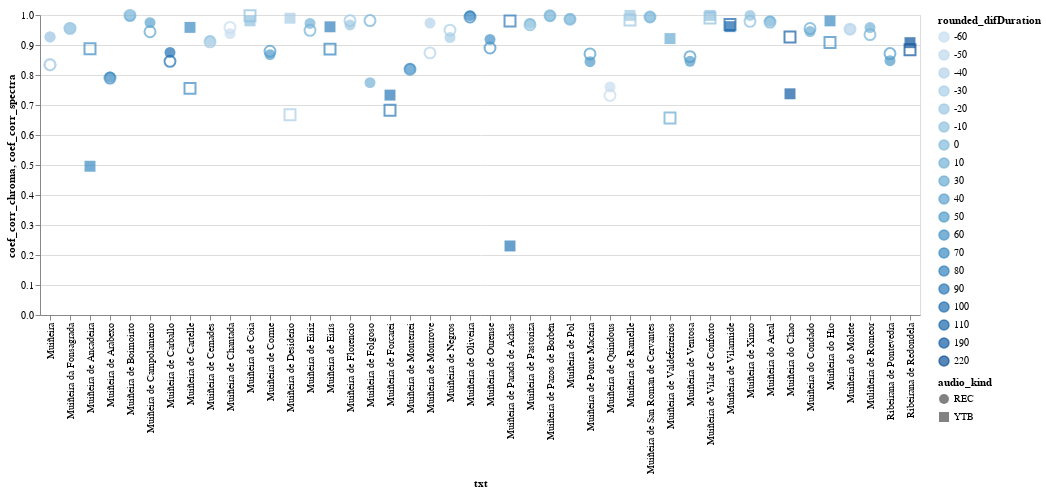

Write notebook code for a chart like this one.
### Markdown cell above
On this first figure, for each muiñeira the *coef_corr_chroma* is represented with an empty mark and the *coeff_corr_spectra* with a filled mark. Then the darkest colors are the one with greater difference on duration of audio. Finally the squares represent audios from youtube and the circles audio recordings.

### Code cell
import altair as alt
alt.Chart(df).mark_point(filled=True, size = 120).encode(
    x='txt:N',
    y='coef_corr_chroma:Q',
    shape = 'audio_kind:N',
    color = 'rounded_difDuration:O'
)+ alt.Chart(df).mark_point(color="red",filled=False, size=120).encode(
    x='txt:N',
    y='coef_corr_spectra:Q',
    shape = 'audio_kind:N',
    color = 'rounded_difDuration:O'
)

### Figure 1 — Vega-Lite specification as saved in the notebook (floating-point values rounded to 4 significant figures)
{"config": {"view": {"continuousWidth": 400, "continuousHeight": 300}}, "layer": [{"mark": {"type": "point", "filled": true, "size": 120}, "encoding": {"color": {"field": "rounded_difDuration", "type": "ordinal"}, "shape": {"field": "audio_kind", "type": "nominal"}, "x": {"field": "txt", "type": "nominal"}, "y": {"field": "coef_corr_chroma", "type": "quantitative"}}}, {"mark": {"type": "point", "color": "red", "filled": false, "size": 120}, "encoding": {"color": {"field": "rounded_difDuration", "type": "ordinal"}, "shape": {"field": "audio_kind", "type": "nominal"}, "x": {"field": "txt", "type": "nominal"}, "y": {"field": "coef_corr_spectra", "type": "quantitative"}}}], "data": {"name": "data-93c6960c1628f0f79a64a2645b840a1d"}, "$schema": "https://vega.github.io/schema/vega-lite/v4.17.0.json", "datasets": {"data-93c6960c1628f0f79a64a2645b840a1d": [{"txt": "Muiñeira da Fonsagrada", "distance_chroma": 16.77, "distance_spectra": 19.77, "distance_total": "Chroma", "coef_corr_chroma": 0.9545, "corr_total": "Spectra", "coef_corr_spectra": 0.9555, "id": 130, "keyMidi": "C", "tempoMidi": 120.0, "durationMidi": 82.25, "keyWAV": "C", "tempoWAV": 117.2, "durationWav": 45.38, "name": "Muiñeira da Fonsagrada", "key": "C major", "time_signature": "6/8", "ratio_negras_corcheas": "0.1195652173913043", "muiñeira_type": "C1", "location": "A Fonsagrada, Lugo", "lat": "431.248.311", "lon": "-70.676.605", "classification": "A Fonsagrada-Asturias", "province": "LU", "audio_kind": "REC", "difDuration": -36.87, "rounded_difDuration": -40.0}, {"txt": "Muiñeira da Fonsagrada", "distance_chroma": 16.77, "distance_spectra": 19.77, "distance_total": "Chroma", "coef_corr_chroma": 0.9545, "corr_total": "Spectra", "coef_corr_spectra": 0.9555, "id": 260, "keyMidi": "C", "tempoMidi": 120.0, "durationMidi": 116.8, "keyWAV": "C", "tempoWAV": 112.2, "durationWav": 96.59, "name": "Muiñeira da Fonsagrada", "key": "C major", "time_signature": "6/8", "ratio_negras_corcheas": "0.0814814814814814", "muiñeira_type": "C2", "location": "A Fonsagrada, Lugo", "lat": "431.248.311", "lon": "-70.676.605", "classification": "A Fonsagrada-Asturias", "province": "LU", "audio_kind": "REC", "difDuration": -20.16, "rounded_difDuration": -20.0}, {"txt": "Muiñeira de Oliveira", "distance_chroma": 7.893, "distance_spectra": 7.949, "distance_total": "Chroma", "coef_corr_chroma": 0.9979, "corr_total": "Chroma", "coef_corr_spectra": 0.9933, "id": 126, "keyMidi": "C", "tempoMidi": 80.0, "durationMidi": 61.0, "keyWAV": "C", "tempoWAV": 129.5, "durationWav": 140.9, "name": "Muiñeira de Oliveira", "key": "C major", "time_signature": "6/8", "ratio_negras_corcheas": "0.96", "muiñeira_type": null, "location": "Santiago de Oliveira, Ponteareas, Pontevedra", "lat": "421.822.609", "lon": "-84.523.004", "classification": "Rias Baixas", "province": "PO", "audio_kind": "REC", "difDuration": 79.95, "rounded_difDuration": 80.0}, {"txt": "Muiñeira do Hío", "distance_chroma": 29.17, "distance_spectra": 50.82, "distance_total": "Chroma", "coef_corr_chroma": 0.9804, "corr_total": "Chroma", "coef_corr_spectra": 0.9083, "id": 416, "keyMidi": "C", "tempoMidi": 120.0, "durationMidi": 68.75, "keyWAV": "C", "tempoWAV": 142.7, "durationWav": 139.1, "name": "Muiñeira do Hío", "key": "C major", "time_signature": "6/8", "ratio_negras_corcheas": "0.1785714285714285", "muiñeira_type": "C1", "location": "Hío, Cangas, Pontevedra", "lat": "422.728.376", "lon": "-8.841.498", "classification": "Rias Baixas", "province": "PO", "audio_kind": "YTB", "difDuration": 70.31, "rounded_difDuration": 70.0}, {"txt": "Muiñeira de Negros", "distance_chroma": 18.56, "distance_spectra": 6.593, "distance_total": "Spectra", "coef_corr_chroma": 0.9248, "corr_total": "Spectra", "coef_corr_spectra": 0.9496, "id": 287, "keyMidi": "C", "tempoMidi": 120.0, "durationMidi": 74.5, "keyWAV": "C", "tempoWAV": 90.64, "durationWav": 46.07, "name": "Muiñeira de Negros", "key": "C major", "time_signature": "6/8", "ratio_negras_corcheas": "0.3444444444444444", "muiñeira_type": "C1", "location": "Negros, Redondela, Pontevedra", "lat": "422.598.627", "lon": "-86.216.602", "classification": "Rias Baixas", "province": "PO", "audio_kind": "REC", "difDuration": -28.43, "rounded_difDuration": -30.0}, {"txt": "Muiñeira de Parada de Achas", "distance_chroma": 96.8, "distance_spectra": 41.89, "distance_total": "Spectra", "coef_corr_chroma": 0.2301, "corr_total": "Spectra", "coef_corr_spectra": 0.9802, "id": 362, "keyMidi": "C", "tempoMidi": 119.9, "durationMidi": 28.25, "keyWAV": "C", "tempoWAV": 142.6, "durationWav": 115.4, "name": "Muiñeira de Parada de Achas", "key": "c minor", "time_signature": "6/8", "ratio_negras_corcheas": "0.1506849315068493", "muiñeira_type": null, "location": "Parada de Achas, A Cañiza, Pontevedra", "lat": "42.173.403", "lon": "-830.473.225", "classification": "Rias Baixas", "province": "PO", "audio_kind": "YTB", "difDuration": 87.2, "rounded_difDuration": 90.0}, {"txt": "Muiñeira do Molete", "distance_chroma": 16.55, "distance_spectra": 19.19, "distance_total": "Chroma", "coef_corr_chroma": 0.9522, "corr_total": "Spectra", "coef_corr_spectra": 0.9528, "id": 317, "keyMidi": "C", "tempoMidi": 80.0, "durationMidi": 82.25, "keyWAV": "C", "tempoWAV": 112.4, "durationWav": 45.38, "name": "Muiñeira do Molete", "key": "C major", "time_signature": "6/8", "ratio_negras_corcheas": "0.2985074626865671", "muiñeira_type": "C2", "location": "Pontevedra", "lat": "426.075.172", "lon": "-84.714.942", "classification": "Rias Baixas", "province": "PO", "audio_kind": "REC", "difDuration": -36.87, "rounded_difDuration": -40.0}, {"txt": "Muiñeira de Vilarmide", "distance_chroma": 7.143, "distance_spectra": 45.2, "distance_total": "Chroma", "coef_corr_chroma": 0.9612, "corr_total": "Spectra", "coef_corr_spectra": 0.9683, "id": 450, "keyMidi": "C", "tempoMidi": 120.0, "durationMidi": 127.2, "keyWAV": "C", "tempoWAV": 124.0, "durationWav": 236.2, "name": "Muiñeira de Vilarmide", "key": "C major", "time_signature": "6/8", "ratio_negras_corcheas": "0.0920245398773006", "muiñeira_type": "C2", "location": "Vilarmide, A Pontenova, Lugo", "lat": "432.789.245", "lon": "-71.913.498", "classification": "A Fonsagrada-Asturias", "province": "LU", "audio_kind": "YTB", "difDuration": 108.9, "rounded_difDuration": 110.0}, {"txt": "Muiñeira do Condado", "distance_chroma": 8.193, "distance_spectra": 9.504, "distance_total": "Chroma", "coef_corr_chroma": 0.9449, "corr_total": "Spectra", "coef_corr_spectra": 0.9551, "id": 203, "keyMidi": "C", "tempoMidi": 120.1, "durationMidi": 68.75, "keyWAV": "C", "tempoWAV": 103.4, "durationWav": 95.82, "name": "Muiñeira do Condado", "key": "C major", "time_signature": "6/8", "ratio_negras_corcheas": "0.1063829787234042", "muiñeira_type": "C1", "location": "O Condado, Pontevedra", "lat": "4.217.671.145", "lon": "-8.488.781.069.275.160", "classification": "Rias Baixas", "province": "PO", "audio_kind": "REC", "difDuration": 27.07, "rounded_difDuration": 30.0}, {"txt": "Muiñeira de Pol", "distance_chroma": 2.763, "distance_spectra": 2.729, "distance_total": "Spectra", "coef_corr_chroma": 0.9863, "corr_total": "Chroma", "coef_corr_spectra": 0.9859, "id": 52, "keyMidi": "C", "tempoMidi": 132.0, "durationMidi": 31.0, "keyWAV": "C", "tempoWAV": 122.5, "durationWav": 45.38, "name": "Muiñeira de Pol", "key": "C major", "time_signature": "6/8", "ratio_negras_corcheas": "0.1294117647058823", "muiñeira_type": "C1", "location": "Pol, Lugo", "lat": "4.314.281.665", "lon": "-7.321.889.132.285.170", "classification": "A Fonsagrada-Asturias", "province": "LU", "audio_kind": "REC", "difDuration": 14.38, "rounded_difDuration": 10.0}, {"txt": "Muiñeira de Ramelle", "distance_chroma": 10.68, "distance_spectra": 16.86, "distance_total": "Chroma", "coef_corr_chroma": 0.9986, "corr_total": "Chroma", "coef_corr_spectra": 0.9834, "id": 341, "keyMidi": "C", "tempoMidi": 120.1, "durationMidi": 82.25, "keyWAV": "C", "tempoWAV": 129.1, "durationWav": 62.62, "name": "Muiñeira de Ramelle", "key": "c minor", "time_signature": "6/8", "ratio_negras_corcheas": "0.108695652173913", "muiñeira_type": "C2", "location": "Ramelle, Friol, Lugo", "lat": "430.338.813", "lon": "-78.263.409", "classification": "Not classified", "province": "LU", "audio_kind": "YTB", "difDuration": -19.63, "rounded_difDuration": -20.0}, {"txt": "Muiñeira de Desiderio", "distance_chroma": 10.66, "distance_spectra": 52.33, "distance_total": "Chroma", "coef_corr_chroma": 0.9893, "corr_total": "Chroma", "coef_corr_spectra": 0.6677, "id": 161, "keyMidi": "C", "tempoMidi": 120.0, "durationMidi": 125.8, "keyWAV": "C", "tempoWAV": 117.2, "durationWav": 95.82, "name": "Muiñeira de Desiderio", "key": "C major", "time_signature": "6/8", "ratio_negras_corcheas": "0.1176470588235294", "muiñeira_type": "C1", "location": "Vilarmide, A Pontenova, Lugo", "lat": "432.789.245", "lon": "-71.913.498", "classification": "A Fonsagrada-Asturias", "province": "LU", "audio_kind": "YTB", "difDuration": -29.93, "rounded_difDuration": -30.0}, {"txt": "Muiñeira de Quindous", "distance_chroma": 16.49, "distance_spectra": 17.82, "distance_total": "Chroma", "coef_corr_chroma": 0.7602, "corr_total": "Chroma", "coef_corr_spectra": 0.7319, "id": 2, "keyMidi": "C", "tempoMidi": 112.3, "durationMidi": 107.8, "keyWAV": "C", "tempoWAV": 117.6, "durationWav": 45.38, "name": "Muiñeira de Quindous", "key": "C major", "time_signature": "6/8", "ratio_negras_corcheas": "0.3125", "muiñeira_type": "C1", "location": "Quindous, Cervantes, Lugo", "lat": "428.556.407", "lon": "-69.957.933", "classification": "Ancares", "province": "LU", "audio_kind": "REC", "difDuration": -62.39, "rounded_difDuration": -60.0}, {"txt": "Muiñeira de Coia", "distance_chroma": 9.114, "distance_spectra": 5.341, "distance_total": "Spectra", "coef_corr_chroma": 0.9805, "corr_total": "Spectra", "coef_corr_spectra": 0.9976, "id": 9, "keyMidi": "C", "tempoMidi": 120.0, "durationMidi": 108.2, "keyWAV": "C", "tempoWAV": 96.9, "durationWav": 102.9, "name": "Muiñeira de Coia", "key": "F major", "time_signature": "6/8", "ratio_negras_corcheas": "0.2188841201716738", "muiñeira_type": "C1", "location": "Coia, Vigo, Pontevedra", "lat": "422.182.924", "lon": "-87.441.073", "classification": "Rias Baixas", "province": "PO", "audio_kind": "YTB", "difDuration": -5.232, "rounded_difDuration": -10.0}, {"txt": "Muiñeira do Chao", "distance_chroma": 162.7, "distance_spectra": 106.1, "distance_total": "Spectra", "coef_corr_chroma": 0.7373, "corr_total": "Spectra", "coef_corr_spectra": 0.9267, "id": 312, "keyMidi": "C", "tempoMidi": 120.0, "durationMidi": 50.5, "keyWAV": "C", "tempoWAV": 132.6, "durationWav": 238.5, "name": "Muiñeira do Chao", "key": "C major", "time_signature": "6/8", "ratio_negras_corcheas": "0.144927536231884", "muiñeira_type": "C1", "location": "O Chao, O Barco de Valdeorras, Ourense", "lat": "424.189.993", "lon": "-69.817.358", "classification": "Not classified", "province": "OU", "audio_kind": "YTB", "difDuration": 188.0, "rounded_difDuration": 190.0}, {"txt": "Muiñeira de Pastoriza", "distance_chroma": 3.146, "distance_spectra": 10.27, "distance_total": "Chroma", "coef_corr_chroma": 0.9718, "corr_total": "Chroma", "coef_corr_spectra": 0.9676, "id": 18, "keyMidi": "C", "tempoMidi": 142.0, "durationMidi": 47.62, "keyWAV": "C", "tempoWAV": 122.9, "durationWav": 45.38, "name": "Muiñeira de Pastoriza", "key": "C major", "time_signature": "6/8", "ratio_negras_corcheas": "0.0571428571428571", "muiñeira_type": "C1", "location": "Pastoriza, Lugo", "lat": "433.000.026", "lon": "-73.511.022", "classification": "A Fonsagrada-Asturias", "province": "LU", "audio_kind": "REC", "difDuration": -2.243, "rounded_difDuration": -0.0}, {"txt": "Muiñeira de Arabexo", "distance_chroma": 6.415, "distance_spectra": 6.453, "distance_total": "Chroma", "coef_corr_chroma": 0.7932, "corr_total": "Chroma", "coef_corr_spectra": 0.7897, "id": 36, "keyMidi": "C", "tempoMidi": 146.2, "durationMidi": 28.12, "keyWAV": "C", "tempoWAV": 117.5, "durationWav": 95.82, "name": "Muiñeira de Arabexo", "key": "C major", "time_signature": "6/8", "ratio_negras_corcheas": "0.1176470588235294", "muiñeira_type": "C1", "location": "Arabexo, Val do Dubra, A Coruña", "lat": "43.068.020.849.999.900", "lon": "-8.657.671.483.625.100", "classification": "Costa do Morte", "province": "CO", "audio_kind": "REC", "difDuration": 67.69, "rounded_difDuration": 70.0}, {"txt": "Muiñeira de Corme", "distance_chroma": 2.857, "distance_spectra": 6.35, "distance_total": "Chroma", "coef_corr_chroma": 0.8679, "corr_total": "Spectra", "coef_corr_spectra": 0.8792, "id": 66, "keyMidi": "C", "tempoMidi": 120.0, "durationMidi": 46.17, "keyWAV": "C", "tempoWAV": 111.8, "durationWav": 95.82, "name": "Muiñeira de Corme", "key": "C major", "time_signature": "6/8", "ratio_negras_corcheas": "0.1475409836065573", "muiñeira_type": "C1", "location": "Corme, Ponteceso, A Coruña", "lat": "432.649.815", "lon": "-89.628.988", "classification": "Costa do Morte", "province": "CO", "audio_kind": "REC", "difDuration": 49.65, "rounded_difDuration": 50.0}, {"txt": "Muiñeira de Vilar de Conforto", "distance_chroma": 6.559, "distance_spectra": 2.303, "distance_total": "Spectra", "coef_corr_chroma": 0.9986, "corr_total": "Chroma", "coef_corr_spectra": 0.9902, "id": 148, "keyMidi": "C", "tempoMidi": 120.0, "durationMidi": 82.25, "keyWAV": "C", "tempoWAV": 119.9, "durationWav": 69.98, "name": "Muiñeira de Vilar de Conforto", "key": "C major", "time_signature": "6/8", "ratio_negras_corcheas": "0.1494252873563218", "muiñeira_type": "C2", "location": "Vilar de Conforto, A Pontenova, Lugo", "lat": "433.604.703", "lon": "-71.525.053.712.882.100", "classification": "A Fonsagrada-Asturias", "province": "LU", "audio_kind": "YTB", "difDuration": -12.27, "rounded_difDuration": -10.0}, {"txt": "Muiñeira de Ancadeira", "distance_chroma": 114.1, "distance_spectra": 42.01, "distance_total": "Spectra", "coef_corr_chroma": 0.4958, "corr_total": "Spectra", "coef_corr_spectra": 0.8876, "id": 414, "keyMidi": "C", "tempoMidi": 119.9, "durationMidi": 122.8, "keyWAV": "C", "tempoWAV": 134.4, "durationWav": 193.9, "name": "Muiñeira de Ancadeira", "key": "C major", "time_signature": "6/8", "ratio_negras_corcheas": "0.2376237623762376", "muiñeira_type": "C2", "location": "A Fonsagrada, Lugo", "lat": "431.248.311", "lon": "-70.676.605", "classification": "A Fonsagrada-Asturias", "province": "LU", "audio_kind": "YTB", "difDuration": 71.16, "rounded_difDuration": 70.0}, {"txt": "Muiñeira de Ventosa", "distance_chroma": 6.9, "distance_spectra": 10.76, "distance_total": "Chroma", "coef_corr_chroma": 0.8456, "corr_total": "Spectra", "coef_corr_spectra": 0.8612, "id": 6, "keyMidi": "C", "tempoMidi": 80.02, "durationMidi": 50.5, "keyWAV": "C", "tempoWAV": 116.7, "durationWav": 95.82, "name": "Muiñeira de Ventosa", "key": "C major", "time_signature": "6/8", "ratio_negras_corcheas": "0.16", "muiñeira_type": "C1", "location": "Ventosa, Pontevedra", "lat": "427.366.955", "lon": "-797.617", "classification": "Not classified", "province": "PO", "audio_kind": "REC", "difDuration": 45.32, "rounded_difDuration": 50.0}, {"txt": "Muiñeira de Eirís", "distance_chroma": 34.14, "distance_spectra": 35.65, "distance_total": "Chroma", "coef_corr_chroma": 0.9607, "corr_total": "Chroma", "coef_corr_spectra": 0.8863, "id": 20, "keyMidi": "C", "tempoMidi": 120.0, "durationMidi": 116.8, "keyWAV": "C", "tempoWAV": 127.0, "durationWav": 195.8, "name": "Muiñeira de Eirís", "key": "C major", "time_signature": "6/8", "ratio_negras_corcheas": "0.09375", "muiñeira_type": "C2", "location": "Eirís, A Coruña, A Coruña", "lat": "433.426.745", "lon": "-8.395.072", "classification": "A Coruña", "province": "CO", "audio_kind": "YTB", "difDuration": 79.02, "rounded_difDuration": 80.0}, {"txt": "Muiñeira de San Román de Cervantes", "distance_chroma": 2.549, "distance_spectra": 2.512, "distance_total": "Spectra", "coef_corr_chroma": 0.9933, "corr_total": "Chroma", "coef_corr_spectra": 0.9932, "id": 92, "keyMidi": "C", "tempoMidi": 120.1, "durationMidi": 34.0, "keyWAV": "C", "tempoWAV": 111.9, "durationWav": 45.38, "name": "Muiñeira de San Román de Cervantes", "key": "C major", "time_signature": "6/8", "ratio_negras_corcheas": "0.3068181818181818", "muiñeira_type": "C1", "location": "San Román, Cervantes, Lugo", "lat": "42.853.731", "lon": "-70.549.167", "classification": "Ancares", "province": "LU", "audio_kind": "REC", "difDuration": 11.38, "rounded_difDuration": 10.0}, {"txt": "Muiñeira de Carballo", "distance_chroma": 5.436, "distance_spectra": 11.28, "distance_total": "Chroma", "coef_corr_chroma": 0.8753, "corr_total": "Chroma", "coef_corr_spectra": 0.8455, "id": 116, "keyMidi": "C", "tempoMidi": 120.0, "durationMidi": 50.5, "keyWAV": "C", "tempoWAV": 128.7, "durationWav": 152.0, "name": "Muiñeira de Carballo", "key": "C major", "time_signature": "6/8", "ratio_negras_corcheas": "0.1234567901234567", "muiñeira_type": "C2", "location": "Carballo, A Coruña", "lat": "432.134.123", "lon": "-86.891.286", "classification": "Costa do Morte", "province": "CO", "audio_kind": "REC", "difDuration": 101.5, "rounded_difDuration": 100.0}, {"txt": "Muiñeira de Folgoso", "distance_chroma": 16.43, "distance_spectra": 16.61, "distance_total": "Chroma", "coef_corr_chroma": 0.7747, "corr_total": "Spectra", "coef_corr_spectra": 0.9814, "id": 413, "keyMidi": "C", "tempoMidi": 80.02, "durationMidi": 89.75, "keyWAV": "C", "tempoWAV": 112.2, "durationWav": 95.82, "name": "Muiñeira de Folgoso", "key": "a minor", "time_signature": "6/8", "ratio_negras_corcheas": "0.5135135135135135", "muiñeira_type": "C1", "location": "Folgoso do Courel, Lugo", "lat": "425.882.486", "lon": "-71.925.449", "classification": "Courel", "province": "LU", "audio_kind": "REC", "difDuration": 6.066, "rounded_difDuration": 10.0}, {"txt": "Muiñeira de Pazos de Borbén", "distance_chroma": 2.916, "distance_spectra": 2.851, "distance_total": "Spectra", "coef_corr_chroma": 0.9975, "corr_total": "Spectra", "coef_corr_spectra": 0.9975, "id": 81, "keyMidi": "C", "tempoMidi": 136.0, "durationMidi": 35.85, "keyWAV": "C", "tempoWAV": 123.7, "durationWav": 45.38, "name": "Muiñeira de Pazos de Borbén", "key": "C major", "time_signature": "6/8", "ratio_negras_corcheas": "19.047.619.047.619.000", "muiñeira_type": "C2", "location": "Pazos de Borbén, Pontevedra", "lat": "422.849.584", "lon": "-8.530.047.868.320.790", "classification": "Rias Baixas", "province": "PO", "audio_kind": "REC", "difDuration": 9.524, "rounded_difDuration": 10.0}, {"txt": "Ribeirana de Pontevedra", "distance_chroma": 6.63, "distance_spectra": 9.674, "distance_total": "Chroma", "coef_corr_chroma": 0.8475, "corr_total": "Spectra", "coef_corr_spectra": 0.8713, "id": 173, "keyMidi": "C", "tempoMidi": 120.0, "durationMidi": 50.5, "keyWAV": "C", "tempoWAV": 117.8, "durationWav": 95.82, "name": "Ribeirana de Pontevedra", "key": "C major", "time_signature": "6/8", "ratio_negras_corcheas": "0.0625", "muiñeira_type": "C2", "location": "Pontevedra, Pontevedra", "lat": "424.318.876", "lon": "-86.431.592", "classification": "Rias Baixas", "province": "PO", "audio_kind": "REC", "difDuration": 45.32, "rounded_difDuration": 50.0}, {"txt": "Muiñeira de Boimoirto", "distance_chroma": 4.257, "distance_spectra": 1.959, "distance_total": "Spectra", "coef_corr_chroma": 0.9958, "corr_total": "Spectra", "coef_corr_spectra": 0.9987, "id": 42, "keyMidi": "C", "tempoMidi": 130.0, "durationMidi": 84.23, "keyWAV": "C", "tempoWAV": 112.8, "durationWav": 95.82, "name": "Muiñeira de Boimoirto", "key": "C major", "time_signature": "6/8", "ratio_negras_corcheas": "0.1195652173913043", "muiñeira_type": "C2", "location": "Boimorto, A Coruña", "lat": "430.074.402", "lon": "-81.269.242", "classification": "Not classified", "province": "CO", "audio_kind": "REC", "difDuration": 11.59, "rounded_difDuration": 10.0}, {"txt": "Muiñeira de Eiriz", "distance_chroma": 9.754, "distance_spectra": 19.76, "distance_total": "Chroma", "coef_corr_chroma": 0.9719, "corr_total": "Chroma", "coef_corr_spectra": 0.9488, "id": 78, "keyMidi": "C", "tempoMidi": 80.0, "durationMidi": 82.25, "keyWAV": "C", "tempoWAV": 117.8, "durationWav": 95.82, "name": "Muiñeira de Eiriz", "key": "C major", "time_signature": "6/8", "ratio_negras_corcheas": "0.4680851063829787", "muiñeira_type": "C2", "location": "Eiriz, Folgoso do Courel, Lugo", "lat": "425.894.237", "lon": "-72.220.799", "classification": "Courel", "province": "LU", "audio_kind": "REC", "difDuration": 13.57, "rounded_difDuration": 10.0}, {"txt": "Muiñeira de Ponte Maceira", "distance_chroma": 6.862, "distance_spectra": 10.53, "distance_total": "Chroma", "coef_corr_chroma": 0.8445, "corr_total": "Spectra", "coef_corr_spectra": 0.8702, "id": 135, "keyMidi": "C", "tempoMidi": 120.0, "durationMidi": 50.5, "keyWAV": "C", "tempoWAV": 112.4, "durationWav": 95.82, "name": "Muiñeira de Ponte Maceira", "key": "C major", "time_signature": "6/8", "ratio_negras_corcheas": "0.0", "muiñeira_type": "C2", "location": "Ponte Maceira, Negreira, A Coruña", "lat": "42.905.445", "lon": "-86.962.309", "classification": "Costa do Morte", "province": "CO", "audio_kind": "REC", "difDuration": 45.32, "rounded_difDuration": 50.0}, {"txt": "Muiñeira de Campolameiro", "distance_chroma": 5.656, "distance_spectra": 7.341, "distance_total": "Chroma", "coef_corr_chroma": 0.9746, "corr_total": "Chroma", "coef_corr_spectra": 0.9441, "id": 29, "keyMidi": "C", "tempoMidi": 130.0, "durationMidi": 51.0, "keyWAV": "C", "tempoWAV": 111.2, "durationWav": 95.82, "name": "Muiñeira de Campolameiro", "key": "C major", "time_signature": "6/8", "ratio_negras_corcheas": "0.0377358490566037", "muiñeira_type": "C1", "location": "Campolameiro, Pontevedra", "lat": "425.422.912", "lon": "-8.540.772.255.060.590", "classification": "Rias Baixas", "province": "PO", "audio_kind": "REC", "difDuration": 44.82, "rounded_difDuration": 40.0}, {"txt": "Muiñeira de Ourense", "distance_chroma": 34.43, "distance_spectra": 40.42, "distance_total": "Chroma", "coef_corr_chroma": 0.9184, "corr_total": "Chroma", "coef_corr_spectra": 0.8901, "id": 273, "keyMidi": "C", "tempoMidi": 120.0, "durationMidi": 114.5, "keyWAV": "C", "tempoWAV": 127.0, "durationWav": 175.7, "name": "Muiñeira de Ourense", "key": "C major", "time_signature": "6/8", "ratio_negras_corcheas": "0.0384615384615384", "muiñeira_type": "C1", "location": "Ourense, Ourense", "lat": "423.436.415", "lon": "-78.674.242", "classification": "Not classified", "province": "OU", "audio_kind": "REC", "difDuration": 61.22, "rounded_difDuration": 60.0}, {"txt": "Muiñeira", "distance_chroma": 20.51, "distance_spectra": 36.4, "distance_total": "Chroma", "coef_corr_chroma": 0.9268, "corr_total": "Chroma", "coef_corr_spectra": 0.8343, "id": 96, "keyMidi": "C", "tempoMidi": 119.9, "durationMidi": 89.75, "keyWAV": "C", "tempoWAV": 117.9, "durationWav": 45.38, "name": "Muiñeira", "key": "C major", "time_signature": "6/8", "ratio_negras_corcheas": "0.1276595744680851", "muiñeira_type": "C1", "location": "Vilarmide, A Pontenova, Lugo", "lat": "432.789.245", "lon": "-71.913.498", "classification": "A Fonsagrada-Asturias", "province": "LU", "audio_kind": "REC", "difDuration": -44.37, "rounded_difDuration": -40.0}, {"txt": "Muiñeira", "distance_chroma": 20.51, "distance_spectra": 36.4, "distance_total": "Chroma", "coef_corr_chroma": 0.9268, "corr_total": "Chroma", "coef_corr_spectra": 0.8343, "id": 93, "keyMidi": "C", "tempoMidi": 80.01, "durationMidi": 92.5, "keyWAV": "C", "tempoWAV": 115.0, "durationWav": 45.38, "name": "Muiñeira", "key": "C major", "time_signature": "6/8", "ratio_negras_corcheas": "0.3333333333333333", "muiñeira_type": "C2", "location": "Navia de Suarna, Lugo", "lat": "429.644.848", "lon": "-695.678.939.929.841", "classification": "Ancares", "province": "LU", "audio_kind": "REC", "difDuration": -47.12, "rounded_difDuration": -50.0}, {"txt": "Muiñeira", "distance_chroma": 20.51, "distance_spectra": 36.4, "distance_total": "Chroma", "coef_corr_chroma": 0.9268, "corr_total": "Chroma", "coef_corr_spectra": 0.8343, "id": 97, "keyMidi": "C", "tempoMidi": 80.0, "durationMidi": 88.25, "keyWAV": "C", "tempoWAV": 117.0, "durationWav": 45.38, "name": "Muiñeira", "key": "C major", "time_signature": "6/8", "ratio_negras_corcheas": "0.4126984126984127", "muiñeira_type": "C1", "location": "Vilarmide, A Pontenova, Lugo", "lat": "432.789.245", "lon": "-71.913.498", "classification": "A Fonsagrada-Asturias", "province": "LU", "audio_kind": "REC", "difDuration": -42.87, "rounded_difDuration": -40.0}, {"txt": "Ribeirana de Redondela", "distance_chroma": 62.77, "distance_spectra": 78.01, "distance_total": "Chroma", "coef_corr_chroma": 0.9078, "corr_total": "Chroma", "coef_corr_spectra": 0.8844, "id": 445, "keyMidi": "C", "tempoMidi": 120.0, "durationMidi": 26.5, "keyWAV": "C", "tempoWAV": 126.6, "durationWav": 246.0, "name": "Ribeirana de Redondela", "key": "C major", "time_signature": "6/8", "ratio_negras_corcheas": "0.2419354838709677", "muiñeira_type": "C1", "location": "Redondela, Pontevedra", "lat": "42.284.221", "lon": "-86.085.992", "classification": "Rias Baixas", "province": "PO", "audio_kind": "YTB", "difDuration": 219.5, "rounded_difDuration": 220.0}, {"txt": "Muiñeira de Cernades", "distance_chroma": 9.044, "distance_spectra": 14.78, "distance_total": "Chroma", "coef_corr_chroma": 0.9153, "corr_total": "Chroma", "coef_corr_spectra": 0.9106, "id": 196, "keyMidi": "C", "tempoMidi": 120.0, "durationMidi": 64.25, "keyWAV": "C", "tempoWAV": 122.5, "durationWav": 45.38, "name": "Muiñeira de Cernades", "key": "a minor", "time_signature": "6/8", "ratio_negras_corcheas": "0.2105263157894736", "muiñeira_type": "C1", "location": "Pontevedra", "lat": "426.075.172", "lon": "-84.714.942", "classification": "Rias Baixas", "province": "PO", "audio_kind": "REC", "difDuration": -18.87, "rounded_difDuration": -20.0}, {"txt": "Muiñeira de Monterrei", "distance_chroma": 4.39, "distance_spectra": 4.439, "distance_total": "Chroma", "coef_corr_chroma": 0.821, "corr_total": "Chroma", "coef_corr_spectra": 0.8192, "id": 74, "keyMidi": "C", "tempoMidi": 129.5, "durationMidi": 34.23, "keyWAV": "C", "tempoWAV": 122.4, "durationWav": 95.82, "name": "Muiñeira de Monterrei", "key": "a minor", "time_signature": "6/8", "ratio_negras_corcheas": "0.2131147540983606", "muiñeira_type": "C1", "location": "Monterrei, Ourense", "lat": "419.467.657", "lon": "-74.491.474", "classification": "Portuguese Border", "province": "OU", "audio_kind": "REC", "difDuration": 61.59, "rounded_difDuration": 60.0}, {"txt": "Muiñeira de Montrove", "distance_chroma": 18.23, "distance_spectra": 31.56, "distance_total": "Chroma", "coef_corr_chroma": 0.9732, "corr_total": "Chroma", "coef_corr_spectra": 0.8738, "id": 19, "keyMidi": "C", "tempoMidi": 80.03, "durationMidi": 83.75, "keyWAV": "C", "tempoWAV": 111.1, "durationWav": 45.38, "name": "Muiñeira de Montrove", "key": "C major", "time_signature": "6/8", "ratio_negras_corcheas": "0.3818181818181818", "muiñeira_type": "C2", "location": "Montrove, Cambre, A Coruña", "lat": "432.803.751", "lon": "-83.297.129", "classification": "A Coruña", "province": "CO", "audio_kind": "REC", "difDuration": -38.37, "rounded_difDuration": -40.0}, {"txt": "Muiñeira de Forcarei", "distance_chroma": 65.31, "distance_spectra": 113.1, "distance_total": "Chroma", "coef_corr_chroma": 0.733, "corr_total": "Chroma", "coef_corr_spectra": 0.6826, "id": 141, "keyMidi": "C", "tempoMidi": 80.01, "durationMidi": 74.5, "keyWAV": "C", "tempoWAV": 150.3, "durationWav": 167.0, "name": "Muiñeira de Forcarei", "key": "G major", "time_signature": "6/8", "ratio_negras_corcheas": "0.2266666666666666", "muiñeira_type": "C1", "location": "Forcarei, Pontevedra", "lat": "425.900.309", "lon": "-83.509.643", "classification": "Rias Baixas", "province": "PO", "audio_kind": "YTB", "difDuration": 92.54, "rounded_difDuration": 90.0}, {"txt": "Muiñeira do Areal", "distance_chroma": 10.55, "distance_spectra": 3.51, "distance_total": "Spectra", "coef_corr_chroma": 0.9802, "corr_total": "Chroma", "coef_corr_spectra": 0.9764, "id": 249, "keyMidi": "C", "tempoMidi": 120.0, "durationMidi": 83.75, "keyWAV": "C", "tempoWAV": 111.8, "durationWav": 95.82, "name": "Muiñeira do Areal", "key": "C major", "time_signature": "6/8", "ratio_negras_corcheas": "0.134453781512605", "muiñeira_type": "C1", "location": "Lugo", "lat": "430.462.247", "lon": "-74.739.921", "classification": "Not classified", "province": "LU", "audio_kind": "REC", "difDuration": 12.07, "rounded_difDuration": 10.0}, {"txt": "Muiñeira de Xinzo", "distance_chroma": 12.5, "distance_spectra": 22.77, "distance_total": "Chroma", "coef_corr_chroma": 0.9986, "corr_total": "Chroma", "coef_corr_spectra": 0.9789, "id": 140, "keyMidi": "C", "tempoMidi": 120.0, "durationMidi": 109.2, "keyWAV": "C", "tempoWAV": 107.8, "durationWav": 95.82, "name": "Muiñeira de Xinzo", "key": "F major", "time_signature": "6/8", "ratio_negras_corcheas": "0.1019108280254777", "muiñeira_type": "C1", "location": "Xinzo de Limia, Ourense", "lat": "420.637.882", "lon": "-77.245.498", "classification": "Portuguese Border", "province": "OU", "audio_kind": "REC", "difDuration": -13.43, "rounded_difDuration": -10.0}, {"txt": "Muiñeira de Cartelle", "distance_chroma": 69.66, "distance_spectra": 73.04, "distance_total": "Chroma", "coef_corr_chroma": 0.9587, "corr_total": "Chroma", "coef_corr_spectra": 0.7554, "id": 263, "keyMidi": "C", "tempoMidi": 119.9, "durationMidi": 74.5, "keyWAV": "C", "tempoWAV": 135.7, "durationWav": 144.5, "name": "Muiñeira de Cartelle", "key": "C major", "time_signature": "6/8", "ratio_negras_corcheas": "0.3214285714285714", "muiñeira_type": "C2", "location": "Cartelle, Ourense", "lat": "422.492.308", "lon": "-80.688.652", "classification": "Not classified", "province": "OU", "audio_kind": "YTB", "difDuration": 69.99, "rounded_difDuration": 70.0}, {"txt": "Muiñeira de Florencio", "distance_chroma": 7.844, "distance_spectra": 12.16, "distance_total": "Chroma", "coef_corr_chroma": 0.967, "corr_total": "Spectra", "coef_corr_spectra": 0.9811, "id": 121, "keyMidi": "C", "tempoMidi": 120.2, "durationMidi": 68.75, "keyWAV": "C", "tempoWAV": 102.8, "durationWav": 45.38, "name": "Muiñeira de Florencio", "key": "F major", "time_signature": "6/8", "ratio_negras_corcheas": "0.1529411764705882", "muiñeira_type": "C1", "location": "A Fonsagrada, Lugo", "lat": "431.248.311", "lon": "-70.676.605", "classification": "A Fonsagrada-Asturias", "province": "LU", "audio_kind": "REC", "difDuration": -23.37, "rounded_difDuration": -20.0}, {"txt": "Muiñeira de Valdeferreiros", "distance_chroma": 18.39, "distance_spectra": 65.83, "distance_total": "Chroma", "coef_corr_chroma": 0.9214, "corr_total": "Chroma", "coef_corr_spectra": 0.6567, "id": 330, "keyMidi": "C", "tempoMidi": 120.0, "durationMidi": 116.8, "keyWAV": "C", "tempoWAV": 132.8, "durationWav": 143.7, "name": "Muiñeira de Valdeferreiros", "key": "C major", "time_signature": "6/8", "ratio_negras_corcheas": "0.112", "muiñeira_type": "C1", "location": "Valdeferreiros, Ibias, Asturies", "lat": "430.289.283", "lon": "-69.803.187", "classification": "Ancares", "province": "LU", "audio_kind": "YTB", "difDuration": 26.92, "rounded_difDuration": 30.0}, {"txt": "Muliñeira de Romeor", "distance_chroma": 13.58, "distance_spectra": 21.34, "distance_total": "Chroma", "coef_corr_chroma": 0.9583, "corr_total": "Chroma", "coef_corr_spectra": 0.9345, "id": 123, "keyMidi": "C", "tempoMidi": 120.0, "durationMidi": 82.25, "keyWAV": "C", "tempoWAV": 120.2, "durationWav": 95.82, "name": "Muliñeira de Romeor", "key": "C major", "time_signature": "6/8", "ratio_negras_corcheas": "0.0744680851063829", "muiñeira_type": "C1", "location": "Romeor, Folgoso do Courel, Lugo", "lat": "426.407.659", "lon": "-70.946.001", "classification": "Courel", "province": "LU", "audio_kind": "REC", "difDuration": 13.57, "rounded_difDuration": 10.0}, {"txt": "Muiñeira de Chantada", "distance_chroma": 40.14, "distance_spectra": 35.16, "distance_total": "Spectra", "coef_corr_chroma": 0.9377, "corr_total": "Spectra", "coef_corr_spectra": 0.9586, "id": 219, "keyMidi": "C", "tempoMidi": 79.99, "durationMidi": 152.8, "keyWAV": "C", "tempoWAV": 112.0, "durationWav": 95.82, "name": "Muiñeira de Chantada", "key": "C major", "time_signature": "6/8", "ratio_negras_corcheas": "0.3888888888888889", "muiñeira_type": "C2", "location": "Chantada, Lugo", "lat": "426.089.783", "lon": "-78.218.597", "classification": "Not classified", "province": "LU", "audio_kind": "REC", "difDuration": -56.93, "rounded_difDuration": -60.0}]}}
